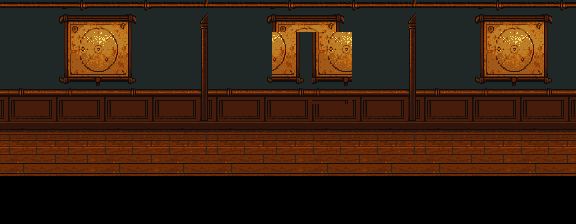

A level layout from a 2D game, rendered from its tile map. Below: a short description, then the map file with tile-grid data replaced by summaries:
An orthogonal 72x28 tile map with 8x8 px tiles, 1 tile layer (Capa de patrones 1).

<map version="1.10" tiledversion="1.10.2" orientation="orthogonal" renderorder="right-down" width="72" height="28" tilewidth="8" tileheight="8" infinite="0" nextlayerid="2" nextobjectid="1">
 <tileset firstgid="1" name="Corridor" tilewidth="8" tileheight="8" tilecount="2016" columns="72">
  <image source="historians_corridor_front.png" trans="ff00ff" width="576" height="224" />
 </tileset>
 <layer id="1" name="Capa de patrones 1" width="72" height="28">
  <data>[2016 cells, 2016 non-empty, 573 distinct tile ids]</data>
 </layer>
</map>